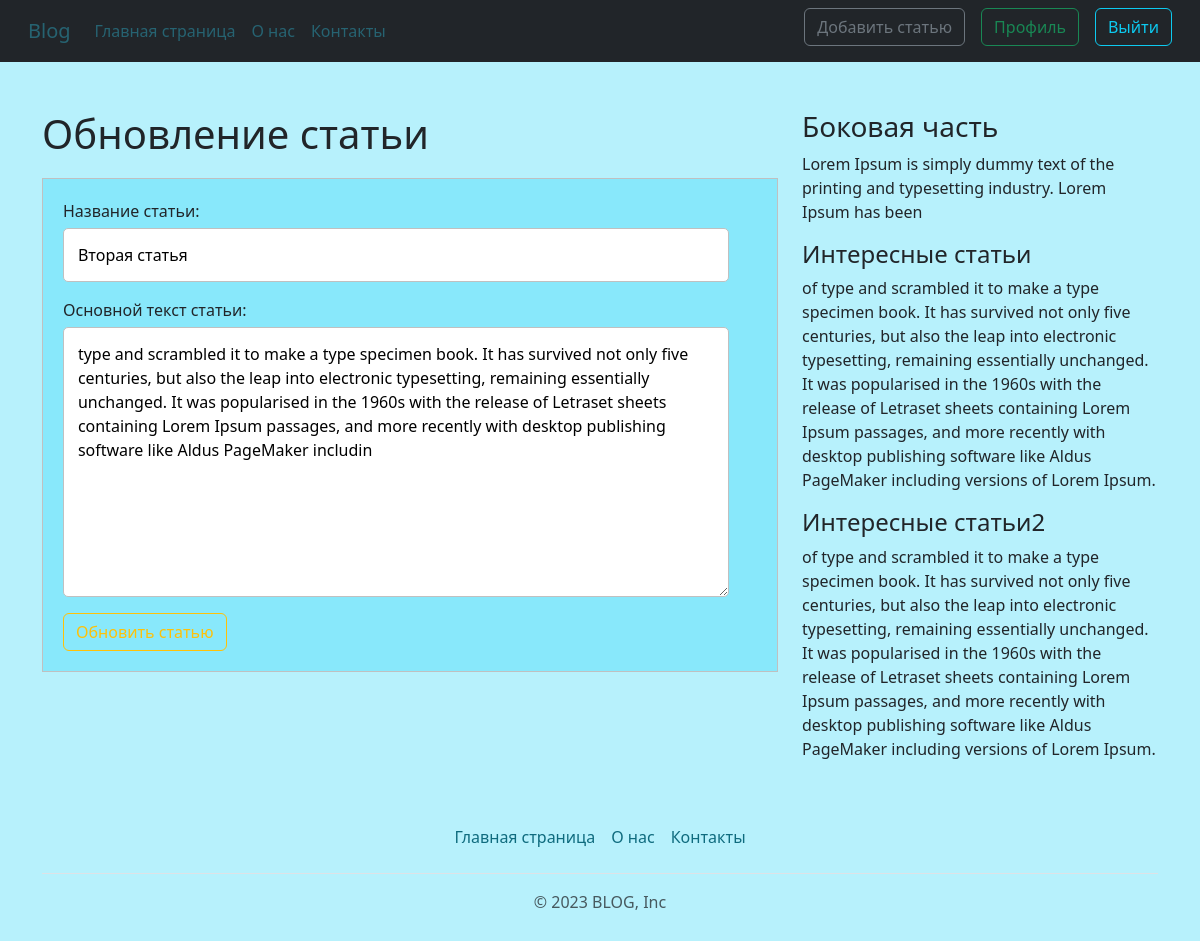
The page /news/2/update (signed in) on the database its author committed.
### blog/models.py (models this page shows, shortened)
class News(models.Model):
    title = models.CharField('Название статьи',max_length=100, unique=True)
    text = models.TextField('Основной текст статьи')
    date = models.DateTimeField('Дата',default=timezone.now)
    avtor = models.ForeignKey(User,verbose_name='Автор', on_delete=models.CASCADE)
    views = models.IntegerField('Просмотры',default=1)
    class Meta:
        verbose_name = 'Новость',
        verbose_name_plural = 'Новости'

### blog/views.py (the view, shortened to what this page needs)
# urls.py: path('news/<int:pk>/update', views.UpdateNewsVies.as_view(), name='news-update'),
class UpdateNewsVies(LoginRequiredMixin, UserPassesTestMixin ,UpdateView):
    model = News
    template_name = 'blog/create_news.html'
    fields = ['title', 'text']
    def test_func(self):
        news = self.get_object()
        if self.request.user == news.avtor:
            return True
        return False
    def get_context_data(self, **kwargs):
        ctx = super(UpdateNewsVies, self).get_context_data(**kwargs)
        ctx['title'] = 'Обновление статьи'
        ctx['btn_text'] = 'Обновить статью'
        return ctx

### blog/templates/blog/create_news.html (shortened to what this page needs)
{% extends 'blog/base.html' %}
{% block content %}
<h1>{{ title }}</h1>
<form method="post" class="form-register auth">
    {{ form.as_p }}
    <button class="btn btn-outline-warning" type="submit">{{ btn_text }}</button>
</form>
{% endblock %}
{% block aside_block %}
<h4 class="mt-2">Интересные статьи</h4>
<p>of type and scrambled it to make a type specimen book. It has survived not only five centuries,
    but also the leap into electronic typesetting, remaining essentially unchanged. It was popularised
    in the 1960s with the release of Letraset sheets containing Lorem Ipsum passages, and more recently
    with desktop publishing software like Aldus PageMaker including versions of Lorem Ipsum.</p>
<h4 class="mt-2">Интересные статьи2</h4>
<p>of type and scrambled it to make a type specimen book. It has survived not only five centuries,
    but also the leap into electronic typesetting, remaining essentially unchanged. It was popularised
    in the 1960s with the release of Letraset sheets containing Lorem Ipsum passages, and more recently
    with desktop publishing software like Aldus PageMaker including versions of Lorem Ipsum.</p>
{% endblock %}

### blog/static/blog/main.css (style rules this page uses)
body { background-color: #31d8f959!important; }
.form-register { padding:20px; background: #31d8f959; border: 1px solid silver; margin-top:20px; }
.auth input, .auth textarea { display:block; width:96%; margin-top:5px; border:1px solid silver; border-radius: 5px; padding:2%; }

### rows shown on the page
News: title "Вторая статья", text "type and scrambled it to make a type specimen book. It has survived not only five centuries, but also the leap into electronic typesetting, remaining essentially unchanged. It was popularised in the 1960s with the release of Letraset sheets containing Lorem Ipsum passages, and more recently with desktop publishing software like Aldus PageMaker includin"

### other values the page prints
{{ title }} "Обновление статьи"
